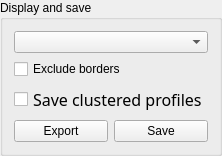
         <widget class="QGroupBox" name="groupBox_3">
          <property name="title">
           <string>Display and save</string>
          </property>
          <layout class="QVBoxLayout" name="verticalLayout_12">
           <item>
            <widget class="QComboBox" name="ChoiceBox">
             <property name="sizePolicy">
              <sizepolicy hsizetype="Preferred" vsizetype="Fixed">
               <horstretch>0</horstretch>
               <verstretch>0</verstretch>
              </sizepolicy>
             </property>
             <property name="minimumSize">
              <size>
               <width>79</width>
               <height>0</height>
              </size>
             </property>
             <property name="maximumSize">
              <size>
               <width>16777215</width>
               <height>16777215</height>
              </size>
             </property>
             <property name="toolTip">
              <string>&lt;html&gt;&lt;head/&gt;&lt;body&gt;&lt;p&gt;&lt;span style=&quot; font-size:11pt;&quot;&gt;Please choose the labeled map that must be displayed.&lt;/span&gt;&lt;/p&gt;&lt;/body&gt;&lt;/html&gt;</string>
             </property>
            </widget>
           </item>
           <item>
            <widget class="QCheckBox" name="exclude_border_box">
             <property name="text">
              <string>Exclude borders</string>
             </property>
            </widget>
           </item>
           <item>
            <widget class="QCheckBox" name="Save_cluster">
             <property name="sizePolicy">
              <sizepolicy hsizetype="Preferred" vsizetype="Fixed">
               <horstretch>0</horstretch>
               <verstretch>0</verstretch>
              </sizepolicy>
             </property>
             <property name="minimumSize">
              <size>
               <width>0</width>
               <height>0</height>
              </size>
             </property>
             <property name="font">
              <font>
               <family>Noto Sans Cond</family>
               <pointsize>12</pointsize>
               <weight>50</weight>
               <italic>false</italic>
               <bold>false</bold>
              </font>
             </property>
             <property name="styleSheet">
              <string notr="true"/>
             </property>
             <property name="text">
              <string>Save clustered profiles</string>
             </property>
            </widget>
           </item>
           <item>
            <layout class="QHBoxLayout" name="horizontalLayout_11">
             <item>
              <widget class="QPushButton" name="Push_validate">
               <property name="toolTip">
                <string>&lt;html&gt;&lt;head/&gt;&lt;body&gt;&lt;p&gt;&lt;span style=&quot; font-size:11pt;&quot;&gt;Export data to the main GUI&lt;/span&gt;&lt;/p&gt;&lt;/body&gt;&lt;/html&gt;</string>
               </property>
               <property name="text">
                <string>Export</string>
               </property>
               <property name="icon">
                <iconset>
                 <normaloff>icons/Export.png</normaloff>icons/Export.png</iconset>
               </property>
              </widget>
             </item>
             <item>
              <widget class="QPushButton" name="Save_bttn">
               <property name="toolTip">
                <string>&lt;html&gt;&lt;head/&gt;&lt;body&gt;&lt;p&gt;&lt;span style=&quot; font-size:11pt;&quot;&gt;Saving of data of interest.&lt;/span&gt;&lt;/p&gt;&lt;/body&gt;&lt;/html&gt;</string>
               </property>
               <property name="text">
                <string>Save</string>
               </property>
               <property name="icon">
                <iconset>
                 <normaloff>icons/save_icon.png</normaloff>icons/save_icon.png</iconset>
               </property>
              </widget>
             </item>
            </layout>
           </item>
          </layout>
         </widget>
